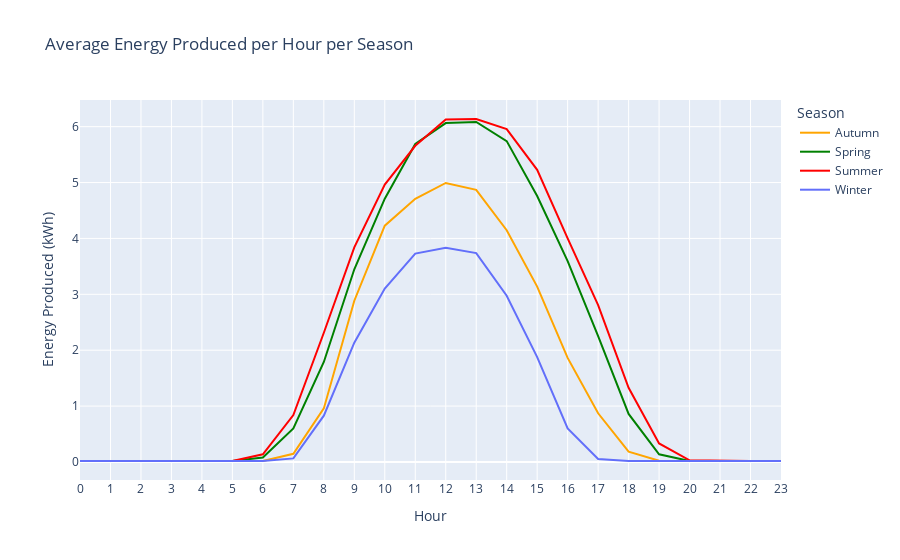

This figure's notebook cell:
### Code cell
fig = px.line(data_frame=production_data,
              x='Hour',
              y='Energy Produced',
              color='Season',
              color_discrete_sequence=['orange', 'green', 'red', 'rgb(98, 111, 250)'],
              # The weird rgb-code is Plotly-blue
              title='Average Energy Produced per Hour per Season')
fig.update_xaxes(type='category')
fig.update_yaxes(title='Energy Produced (kWh)')
fig.show()

### Figure 1 — Plotly figure (JSON) as saved in the notebook; plotly's stock layout.template omitted (floating-point values rounded to 4 significant figures)
{"data": [{"hovertemplate": "Season=Autumn<br>Hour=%{x}<br>Energy Produced=%{y}<extra></extra>", "legendgroup": "Autumn", "line": {"color": "orange", "dash": "solid"}, "marker": {"symbol": "circle"}, "mode": "lines", "name": "Autumn", "orientation": "v", "showlegend": true, "x": [0, 1, 2, 3, 4, 5, 6, 7, 8, 9, 10, 11, 12, 13, 14, 15, 16, 17, 18, 19, 20, 21, 22, 23], "xaxis": "x", "y": [0.01786, 0.01788, 0.01791, 0.01789, 0.01783, 0.01779, 0.01779, 0.1461, 0.9584, 2.886, 4.228, 4.709, 4.993, 4.87, 4.147, 3.138, 1.862, 0.8714, 0.1834, 0.02287, 0.01734, 0.0175, 0.0176, 0.01763], "yaxis": "y", "type": "scatter"}, {"hovertemplate": "Season=Spring<br>Hour=%{x}<br>Energy Produced=%{y}<extra></extra>", "legendgroup": "Spring", "line": {"color": "green", "dash": "solid"}, "marker": {"symbol": "circle"}, "mode": "lines", "name": "Spring", "orientation": "v", "showlegend": true, "x": [0, 1, 2, 3, 4, 5, 6, 7, 8, 9, 10, 11, 12, 13, 14, 15, 16, 17, 18, 19, 20, 21, 22, 23], "xaxis": "x", "y": [0.01837, 0.01841, 0.01843, 0.01844, 0.01842, 0.01836, 0.07926, 0.6006, 1.789, 3.449, 4.712, 5.69, 6.064, 6.084, 5.742, 4.758, 3.593, 2.25, 0.8589, 0.1385, 0.01903, 0.01788, 0.01802, 0.01811], "yaxis": "y", "type": "scatter"}, {"hovertemplate": "Season=Summer<br>Hour=%{x}<br>Energy Produced=%{y}<extra></extra>", "legendgroup": "Summer", "line": {"color": "red", "dash": "solid"}, "marker": {"symbol": "circle"}, "mode": "lines", "name": "Summer", "orientation": "v", "showlegend": true, "x": [0, 1, 2, 3, 4, 5, 6, 7, 8, 9, 10, 11, 12, 13, 14, 15, 16, 17, 18, 19, 20, 21, 22, 23], "xaxis": "x", "y": [0.01838, 0.01843, 0.01845, 0.01846, 0.01841, 0.01842, 0.137, 0.8381, 2.312, 3.84, 4.964, 5.658, 6.13, 6.137, 5.956, 5.227, 4.001, 2.805, 1.327, 0.3313, 0.03016, 0.01796, 0.01799, 0.01811], "yaxis": "y", "type": "scatter"}, {"hovertemplate": "Season=Winter<br>Hour=%{x}<br>Energy Produced=%{y}<extra></extra>", "legendgroup": "Winter", "line": {"color": "rgb(98, 111, 250)", "dash": "solid"}, "marker": {"symbol": "circle"}, "mode": "lines", "name": "Winter", "orientation": "v", "showlegend": true, "x": [0, 1, 2, 3, 4, 5, 6, 7, 8, 9, 10, 11, 12, 13, 14, 15, 16, 17, 18, 19, 20, 21, 22, 23], "xaxis": "x", "y": [0.01819, 0.01807, 0.01807, 0.01804, 0.01801, 0.01802, 0.01806, 0.06379, 0.8288, 2.135, 3.103, 3.728, 3.831, 3.737, 2.974, 1.877, 0.6002, 0.05433, 0.01764, 0.01781, 0.01768, 0.0177, 0.01779, 0.01785], "yaxis": "y", "type": "scatter"}], "layout": {"xaxis": {"anchor": "y", "domain": [0.0, 1.0], "title": {"text": "Hour"}, "type": "category"}, "yaxis": {"anchor": "x", "domain": [0.0, 1.0], "title": {"text": "Energy Produced (kWh)"}}, "legend": {"title": {"text": "Season"}, "tracegroupgap": 0}, "title": {"text": "Average Energy Produced per Hour per Season"}}}
